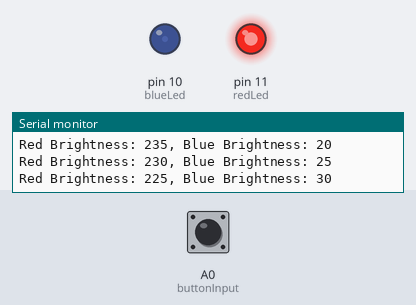
Bench run of a sketch on a simulated Arduino Uno, built with avr-gcc and run on an emulated ATmega328P. Parts: output pins drawn as LEDs (lit = HIGH), the last lines printed to the serial monitor. The test bench sets the inputs (shaded band); at power-on: A0 (buttonInput) HIGH. Pins used as bus, display or sensor lines are not drawn.

Above: at 2.2 s.
2.3 s: A0 (buttonInput) pulled LOW for 0.25 s
At 2.5 s:
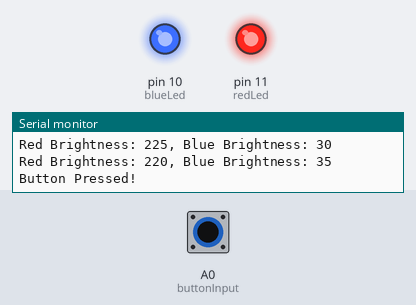
11.3 s: A0 (buttonInput) pulled LOW for 1 s
At 11.32 s:
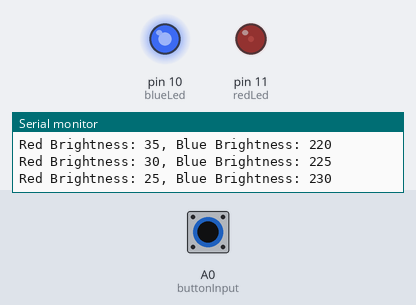
15.1 s: A0 (buttonInput) pulled LOW for 3.2 s
At 15.53 s:
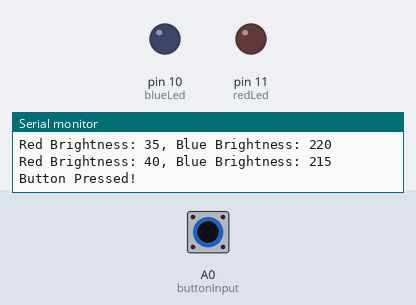
Timing chart, 0 to 28.8 s (numbered marks = the images above; inputs shaded):
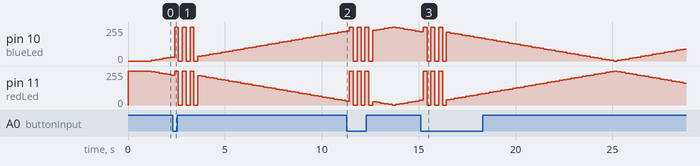

The sketch:

dimming_leds_with_button.ino
```cpp
// Pin Declarations
int redLed = 11;
int blueLed = 10;
int buttonPower = 7;
int buttonInput = A0;
// Brightness Values
int redValue = 255;
int blueValue = 0;
// Increment Values
int incrementValue = 5;
int internalDelay = 200;
int externalDelay = 1000;
// Increase / decrease brightness switch
bool increaseBrightness = false;
// Button Value
int previousButtonValue = 0;
int buttonValue = 0;
bool buttonState = false;

void setup() {
  // put your setup code here, to run once:
  // Pin Modes
  pinMode(redLed, OUTPUT);
  pinMode(blueLed, OUTPUT);
  pinMode(buttonPower, OUTPUT);
  pinMode(buttonInput, INPUT);
  // Serial Start
  Serial.begin(9600);
  // Initial Writes
  digitalWrite(redLed, HIGH);
  digitalWrite(blueLed, LOW);
  digitalWrite(buttonPower, HIGH);
  delay(externalDelay);
}

void loop() {
  // put your main code here, to run repeatedly:
  while(redValue > 0 || redValue < 255){
    previousButtonValue = buttonValue;
    buttonValue = digitalRead(buttonInput);
    if(buttonValue == 0 and previousButtonValue == 1){
      Serial.println("Button Pressed!");
      for(int i = 0; i < 3; i++){
        digitalWrite(redLed, HIGH);
        digitalWrite(blueLed, HIGH);
        delay(internalDelay);
        digitalWrite(redLed, LOW);
        digitalWrite(blueLed, LOW);
        delay(internalDelay);
      }
    }
    analogWrite(redLed, redValue);
    analogWrite(blueLed, blueValue);
    if(!increaseBrightness){
      redValue -= incrementValue;
      blueValue += incrementValue;
    } else if (increaseBrightness){
      redValue += incrementValue;
      blueValue -= incrementValue;
    }
    Serial.print("Red Brightness: ");
    Serial.print(redValue);
    Serial.print(", Blue Brightness: ");
    Serial.println(blueValue);
    if(redValue == 0){
      increaseBrightness = true;
    }
    else if (redValue == 255){
      increaseBrightness = false;
    }
    delay(internalDelay);
  }
  delay(externalDelay);
}
```
